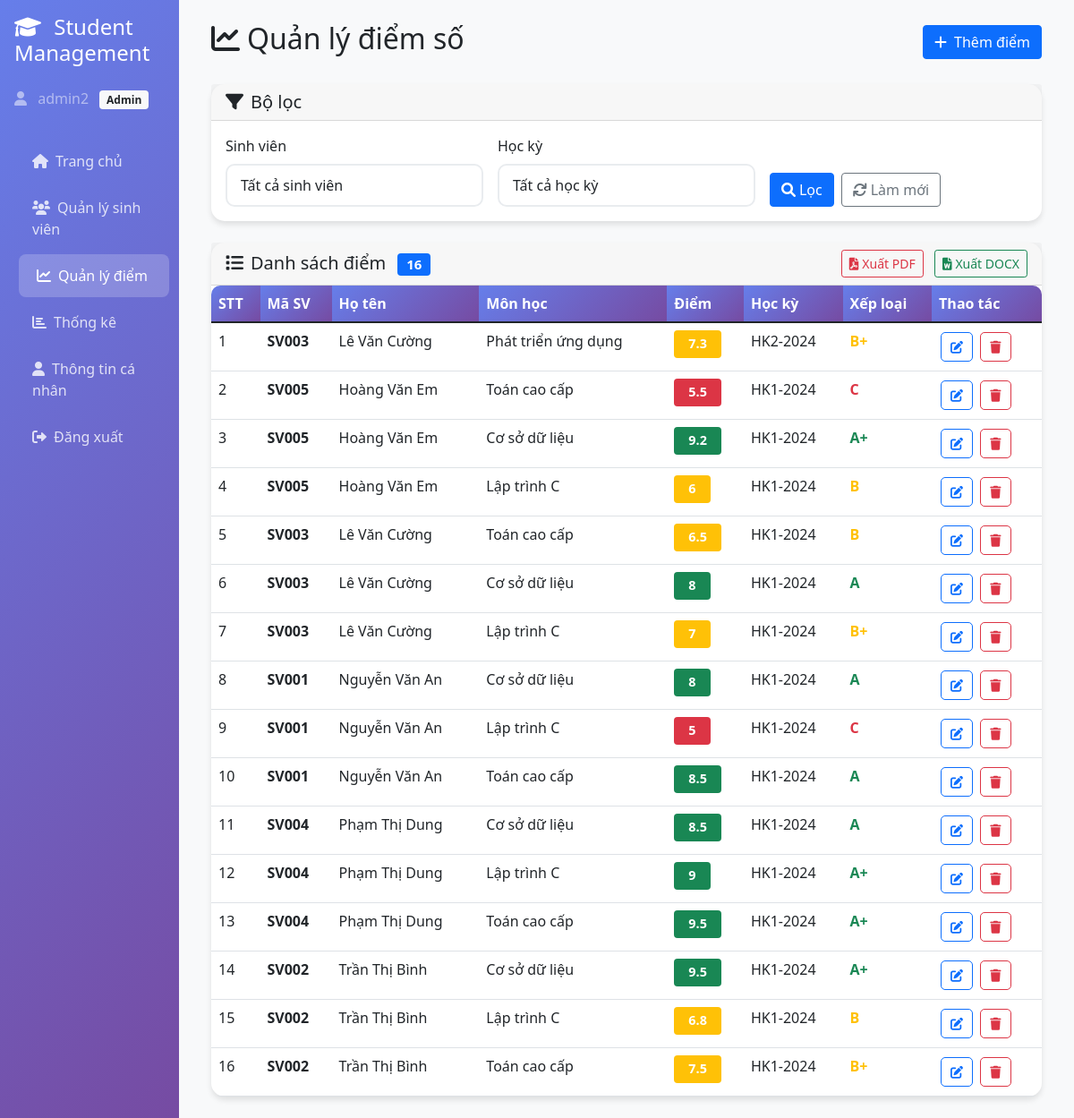
The page /scores/list.php?error=score_not_found (signed in) on the database its author committed.
### tables this page shows
CREATE TABLE IF NOT EXISTS `scores` (
  `id` int(11) NOT NULL AUTO_INCREMENT,
  `student_id` int(11) DEFAULT NULL,
  `subject` varchar(100) DEFAULT NULL,
  `score` float DEFAULT NULL,
  `semester` varchar(20) DEFAULT NULL,
  PRIMARY KEY (`id`),
  KEY `idx_scores_student_id` (`student_id`),
  KEY `idx_scores_semester` (`semester`)
);

CREATE TABLE IF NOT EXISTS `students` (
  `id` int(11) NOT NULL AUTO_INCREMENT,
  `msv` varchar(20) NOT NULL,
  `fullname` varchar(100) NOT NULL,
  `dob` date DEFAULT NULL,
  `gender` enum('male','female','other') DEFAULT NULL,
  `address` varchar(255) DEFAULT NULL,
  `phone` varchar(20) DEFAULT NULL,
  `email` varchar(100) DEFAULT NULL,
  `avatar` varchar(255) DEFAULT NULL,
  `created_at` timestamp NOT NULL DEFAULT current_timestamp(),
  PRIMARY KEY (`id`),
  UNIQUE KEY `msv` (`msv`),
  KEY `idx_students_msv` (`msv`),
  KEY `idx_students_email` (`email`)
);

### utils.php (called while the page is built, shortened)
<?php
function isLoggedIn()
{
    return isset($_SESSION['user_id']);
}
function getRolePermissions($role)
{
    $permissions = [
        'student' => [
            PERMISSION_VIEW_STUDENTS,
            PERMISSION_VIEW_SCORES
        ],
        'teacher' => [
            PERMISSION_VIEW_STUDENTS,
            PERMISSION_ADD_STUDENTS,
            PERMISSION_EDIT_STUDENTS,
            PERMISSION_VIEW_SCORES,
            PERMISSION_ADD_SCORES,
            PERMISSION_EDIT_SCORES,
            PERMISSION_VIEW_STATISTICS,
            PERMISSION_EXPORT_DATA
        ],
        'admin' => [
            PERMISSION_VIEW_STUDENTS,
            PERMISSION_ADD_STUDENTS,
            PERMISSION_EDIT_STUDENTS,
            PERMISSION_DELETE_STUDENTS,
            PERMISSION_VIEW_SCORES,
            PERMISSION_ADD_SCORES,
            PERMISSION_EDIT_SCORES,
            PERMISSION_DELETE_SCORES,
            PERMISSION_VIEW_STATISTICS,
            PERMISSION_EXPORT_DATA
        ],
        'superadmin' => [
            PERMISSION_VIEW_STUDENTS,
            PERMISSION_ADD_STUDENTS,
            PERMISSION_EDIT_STUDENTS,
            PERMISSION_DELETE_STUDENTS,
            PERMISSION_VIEW_SCORES,
            PERMISSION_ADD_SCORES,
            PERMISSION_EDIT_SCORES,
            PERMISSION_DELETE_SCORES,
            PERMISSION_VIEW_STATISTICS,
            PERMISSION_MANAGE_USERS,
            PERMISSION_EXPORT_DATA
        ]
    ];
    return $permissions[$role] ?? [];
}
function hasPermission($permission)
{
    $userRole = $_SESSION['role'];
    $userPermissions = getRolePermissions($userRole);
    return in_array($permission, $userPermissions);
}

### scoreController.php (called while the page is built, shortened)
<?php
require_once 'config/db.php';
require_once 'utils.php';
class ScoreController
{
    private $conn;
    public function __construct()
    {
        $database = new Database();
        $this->conn = $database->getConnection();
    }
    public function getAllScores($studentId = null, $semester = null)
    {
        $query = "SELECT s.*, st.fullname, st.msv
                  FROM scores s
                  LEFT JOIN students st ON s.student_id = st.id";
        $params = [];
        $query .= " ORDER BY s.semester DESC, st.fullname";
        $stmt = $this->conn->prepare($query);
        $stmt->execute();
        return $stmt->fetchAll(PDO::FETCH_ASSOC);
    }
}

### config/db.php (called while the page is built, shortened)
<?php
class Database {
    private $host = 'localhost';
    private $db_name = 'student_management';
    private $username = 'root';
    private $password = '';
    public function getConnection() {
        $this->conn = null;
        try {
            $host = trim($this->host);
            $db_name = trim($this->db_name);
            $username = trim($this->username);
            $password = trim($this->password);
            $dsn = "mysql:host=" . $host . ";dbname=" . $db_name . ";charset=utf8mb4";
            $this->conn = new PDO($dsn, $username, $password);
            $this->conn->setAttribute(PDO::ATTR_ERRMODE, PDO::ERRMODE_EXCEPTION);
            $this->conn->setAttribute(PDO::ATTR_DEFAULT_FETCH_MODE, PDO::FETCH_ASSOC);
            $this->conn->exec("SET NAMES utf8mb4 COLLATE utf8mb4_unicode_ci");
        } catch(PDOException $exception) {
            $error_msg = "Lỗi kết nối CSDL: " . $exception->getMessage();
            if (strpos($exception->getMessage(), 'Access denied') !== false) {
                $error_msg .= "\n\n⚠️ LƯU Ý: Kiểm tra lại:\n";
                $error_msg .= "- Database name: '" . $this->db_name . "' (có thể có dấu cách thừa)\n";
                $error_msg .= "- Username: '" . $this->username . "'\n";
                $error_msg .= "- Host: '" . $this->host . "'\n";
                $error_msg .= "- Đảm bảo database đã được tạo trên hosting\n";
            }
            echo $error_msg;
        }
        return $this->conn;
    }
}
?>

### scores/list.php (the view, shortened to what this page needs)
<?php
require_once '../utils.php';
require_once '../scoreController.php';
$scoreController = new ScoreController();
$studentId = $_GET['student_id'] ?? null;
$semester = $_GET['semester'] ?? '';
$scores = $scoreController->getAllScores($studentId, $semester);
?>
<!DOCTYPE html>
<html lang="vi">
<head>
    <link href="https://cdn.jsdelivr.net/npm/bootstrap@5.1.3/dist/css/bootstrap.min.css" rel="stylesheet">
    <link href="https://cdnjs.cloudflare.com/ajax/libs/font-awesome/6.0.0/css/all.min.css" rel="stylesheet">
</head>
<body>
    <div class="container-fluid">
        <div class="row">
            <div class="col-md-3 col-lg-2 sidebar p-0">
                <div class="p-3">
                    <h4 class="text-white mb-4">
                        <i class="fas fa-graduation-cap me-2"></i>
                        Student Management
                    </h4>
                    <div class="text-white-50 mb-3">
                        <i class="fas fa-user me-2"></i>
                        <?php echo htmlspecialchars($_SESSION['username']); ?>
                        <span class="badge bg-light text-dark ms-2"><?php echo ucfirst($_SESSION['role']); ?></span>
                    </div>
                </div>
                <nav class="nav flex-column px-3">
                    <a class="nav-link" href="../index.php">
                        <i class="fas fa-home me-2"></i>Trang chủ
                    </a>
                    <a class="nav-link" href="../students/list.php">
                        <i class="fas fa-users me-2"></i>Quản lý sinh viên
                    </a>
                    <a class="nav-link active" href="list.php">
                        <i class="fas fa-chart-line me-2"></i>Quản lý điểm
                    </a>
                    <a class="nav-link" href="../charts/statistics.php">
                        <i class="fas fa-chart-bar me-2"></i>Thống kê
                    </a>
                    <a class="nav-link" href="../public/profile.php">
                        <i class="fas fa-user me-2"></i>Thông tin cá nhân
                    </a>
                    <a class="nav-link" href="../public/logout.php">
                        <i class="fas fa-sign-out-alt me-2"></i>Đăng xuất
                    </a>
                </nav>
            </div>
            <div class="col-md-9 col-lg-10 main-content">
                <div class="p-4">
                    <div class="d-flex justify-content-between align-items-center mb-4">
                        <h2><i class="fas fa-chart-line me-2"></i>Quản lý điểm số</h2>
                        <?php if (hasPermission(PERMISSION_ADD_SCORES)): ?>
                            <a href="add.php" class="btn btn-primary">
                                <i class="fas fa-plus me-2"></i>Thêm điểm
                            </a>
                        <?php endif; ?>
                    </div>
                    <div class="card mb-4">
                        <div class="card-header">
                            <h5 class="mb-0"><i class="fas fa-filter me-2"></i>Bộ lọc</h5>
                        </div>
                        <div class="card-body">
                            <form method="GET" class="row g-3">
                                <div class="col-md-4">
                                    <label for="student_id" class="form-label">Sinh viên</label>
                                    <select class="form-control" id="student_id" name="student_id">
                                        <option value="">Tất cả sinh viên</option>
                                    </select>
                                </div>
                                <div class="col-md-4">
                                    <label for="semester" class="form-label">Học kỳ</label>
                                    <select class="form-control" id="semester" name="semester">
                                        <option value="">Tất cả học kỳ</option>
                                    </select>
                                </div>
                                <div class="col-md-4 d-flex align-items-end">
                                    <button type="submit" class="btn btn-primary me-2">
                                        <i class="fas fa-search me-1"></i>Lọc
                                    </button>
                                    <a href="list.php" class="btn btn-outline-secondary">
                                        <i class="fas fa-refresh me-1"></i>Làm mới
                                    </a>
                                </div>
                            </form>
                        </div>
                    </div>
                    <div class="card">
                        <div class="card-header d-flex justify-content-between align-items-center">
                            <h5 class="mb-0">
                                <i class="fas fa-list me-2"></i>Danh sách điểm
                                <span class="badge bg-primary ms-2"><?php echo count($scores); ?></span>
                            </h5>
                            <div>
                                <?php if (hasPermission(PERMISSION_EXPORT_DATA)): ?>
                                    <a href="../exports/export_pdf.php?type=scores" class="btn btn-outline-danger btn-sm me-2">
                                        <i class="fas fa-file-pdf me-1"></i>Xuất PDF
                                    </a>
                                    <a href="../exports/export_docx.php?type=scores" class="btn btn-outline-success btn-sm">
                                        <i class="fas fa-file-word me-1"></i>Xuất DOCX
                                    </a>
                                <?php endif; ?>
                            </div>
                        </div>
                        <div class="card-body p-0">
                            <div class="table-responsive">
                                <table class="table table-hover mb-0">
                                    <thead>
                                        <tr>
                                            <th>STT</th>
                                            <th>Mã SV</th>
                                            <th>Họ tên</th>
                                            <th>Môn học</th>
                                            <th>Điểm</th>
                                            <th>Học kỳ</th>
                                            <th>Xếp loại</th>
                                            <th>Thao tác</th>
                                        </tr>
                                    </thead>
                                    <tbody>
                                        <?php if (empty($scores)): ?>
                                            <tr>
                                                <td colspan="8" class="text-center py-5">
                                                    <div class="empty-state">
                                                        <i class="fas fa-chart-line fa-4x text-muted mb-3 d-block"></i>
                                                        <h5 class="text-muted mb-2">Chưa có điểm số nào</h5>
                                                        <p class="text-muted mb-3">Hãy thêm điểm cho sinh viên để bắt đầu quản lý!</p>
                                                        <?php if (hasPermission(PERMISSION_ADD_SCORES)): ?>
                                                            <a href="add.php" class="btn btn-primary">
                                                                <i class="fas fa-plus me-2"></i>Thêm điểm đầu tiên
                                                            </a>
                                                        <?php endif; ?>
                                                    </div>
                                                </td>
                                            </tr>
                                        <?php else: ?>
                                            <?php foreach ($scores as $index => $score): ?>
                                                <tr>
                                                    <td><?php echo $index + 1; ?></td>
                                                    <td>
                                                        <strong><?php echo htmlspecialchars($score['msv']); ?></strong>
                                                    </td>
                                                    <td><?php echo htmlspecialchars($score['fullname']); ?></td>
                                                    <td><?php echo htmlspecialchars($score['subject']); ?></td>
                                                    <td>
                                                        <span class="badge <?php
                                                                            echo $score['score'] >= 8 ? 'bg-success' : ($score['score'] >= 6 ? 'bg-warning' : 'bg-danger');
                                                                            ?> score-badge">
                                                            <?php echo $score['score']; ?>
                                                        </span>
                                                    </td>
                                                    <td><?php echo htmlspecialchars($score['semester']); ?></td>
                                                    <td>
                                                        <?php
                                                        $grade = $score['score'] >= 9 ? 'A+' : ($score['score'] >= 8 ? 'A' : ($score['score'] >= 7 ? 'B+' : ($score['score'] >= 6 ? 'B' : ($score['score'] >= 5 ? 'C' : 'D'))));
                                                        $gradeClass = $score['score'] >= 8 ? 'text-success' : ($score['score'] >= 6 ? 'text-warning' : 'text-danger');
                                                        ?>
                                                        <span class="<?php echo $gradeClass; ?> fw-bold"><?php echo $grade; ?></span>
                                                    </td>
                                                    <td>
                                                        <?php if (hasPermission(PERMISSION_EDIT_SCORES)): ?>
                                                            <a href="edit.php?id=<?php echo $score['id']; ?>"
                                                                class="btn btn-sm btn-outline-primary btn-action" title="Sửa">
                                                                <i class="fas fa-edit"></i>
                                                            </a>
                                                        <?php endif; ?>
                                                        <?php if (hasPermission(PERMISSION_DELETE_SCORES)): ?>
                                                            <button onclick="deleteScore(<?php echo $score['id']; ?>)"
                                                                class="btn btn-sm btn-outline-danger btn-action" title="Xóa">
                                                                <i class="fas fa-trash"></i>
                                                            </button>
                                                        <?php endif; ?>
                                                    </td>
                                                </tr>
                                            <?php endforeach; ?>
                                        <?php endif; ?>
                                    </tbody>
                                </table>
                            </div>
                        </div>
                    </div>
                </div>
            </div>
        </div>
    </div>
</body>
</html>

### rows shown on the page
scores: student.msv "SV003", student.fullname "Lê Văn Cường", subject "Phát triển ứng dụng", score "7.3", semester "HK2-2024", score "B+"
scores: student.msv "SV005", student.fullname "Hoàng Văn Em", subject "Toán cao cấp", score "5.5", semester "HK1-2024", score "C"
scores: student.msv "SV005", student.fullname "Hoàng Văn Em", subject "Cơ sở dữ liệu", score "9.2", semester "HK1-2024", score "A+"
scores: student.msv "SV005", student.fullname "Hoàng Văn Em", subject "Lập trình C", score "6", semester "HK1-2024", score "B"
scores: student.msv "SV003", student.fullname "Lê Văn Cường", subject "Toán cao cấp", score "6.5", semester "HK1-2024", score "B"
scores: student.msv "SV003", student.fullname "Lê Văn Cường", subject "Cơ sở dữ liệu", score "8", semester "HK1-2024", score "A"
scores: student.msv "SV003", student.fullname "Lê Văn Cường", subject "Lập trình C", score "7", semester "HK1-2024", score "B+"
scores: student.msv "SV001", student.fullname "Nguyễn Văn An", subject "Cơ sở dữ liệu", score "8", semester "HK1-2024", score "A"
scores: student.msv "SV001", student.fullname "Nguyễn Văn An", subject "Lập trình C", score "5", semester "HK1-2024", score "C"
scores: student.msv "SV001", student.fullname "Nguyễn Văn An", subject "Toán cao cấp", score "8.5", semester "HK1-2024", score "A"
scores: student.msv "SV004", student.fullname "Phạm Thị Dung", subject "Cơ sở dữ liệu", score "8.5", semester "HK1-2024", score "A"
scores: student.msv "SV004", student.fullname "Phạm Thị Dung", subject "Lập trình C", score "9", semester "HK1-2024", score "A+"
scores: student.msv "SV004", student.fullname "Phạm Thị Dung", subject "Toán cao cấp", score "9.5", semester "HK1-2024", score "A+"
scores: student.msv "SV002", student.fullname "Trần Thị Bình", subject "Cơ sở dữ liệu", score "9.5", semester "HK1-2024", score "A+"
scores: student.msv "SV002", student.fullname "Trần Thị Bình", subject "Lập trình C", score "6.8", semester "HK1-2024", score "B"
scores: student.msv "SV002", student.fullname "Trần Thị Bình", subject "Toán cao cấp", score "7.5", semester "HK1-2024", score "B+"

### other values the page prints
$_SESSION['username'] "admin2"
$_SESSION['role'] "Admin"
count($scores) "16"
